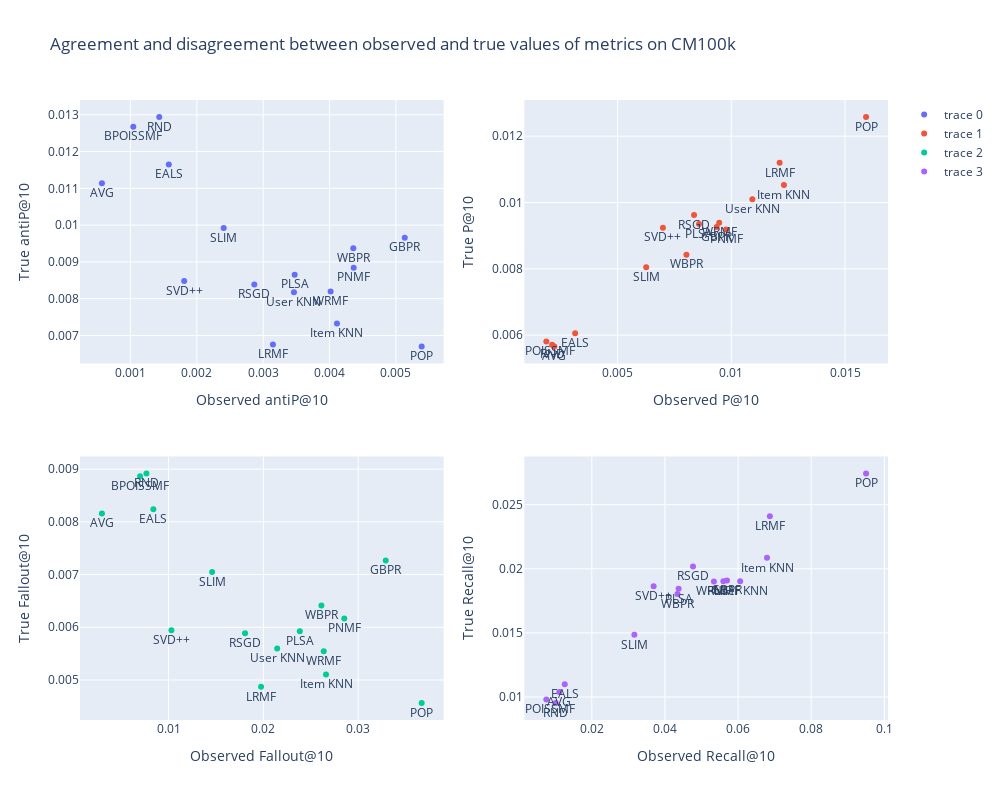

Notebook source saved alongside this figure:
### Code cell
fig = make_subplots(rows=2, cols=2)

fig.add_trace(
    go.Scatter(
        x=cm100k_obs['antiprecision'].values,
        y=cm100k_true['antiprecision'].values,
        mode="markers+text",
        text=cm100k_obs['algorithm_nick'],
        textposition="bottom center"
    ),
    row=1, col=1
)

fig.add_trace(
    go.Scatter(
        x=cm100k_obs['precision'].values,
        y=cm100k_true['precision'].values,
        mode="markers+text",
        text=cm100k_obs['algorithm_nick'],
        textposition="bottom center"
    ),
    row=1, col=2
)

fig.add_trace(
    go.Scatter(
        x=cm100k_obs['fallout'].values,
        y=cm100k_true['fallout'].values,
        mode="markers+text",
        text=cm100k_obs['algorithm_nick'],
        textposition="bottom center"
    ),
    row=2, col=1
)

fig.add_trace(
    go.Scatter(
        x=cm100k_obs['recall'].values,
        y=cm100k_true['recall'].values,
        mode="markers+text",
        text=cm100k_obs['algorithm_nick'],
        textposition="bottom center"
    ),
    row=2, col=2
)


# Update xaxis properties
fig.update_xaxes(title_text="Observed antiP@10", row=1, col=1)
fig.update_xaxes(title_text="Observed P@10", row=1, col=2)
fig.update_xaxes(title_text="Observed Fallout@10", row=2, col=1)
fig.update_xaxes(title_text="Observed Recall@10", row=2, col=2)

# Update yaxis properties
fig.update_yaxes(title_text="True antiP@10", row=1, col=1)
fig.update_yaxes(title_text="True P@10", row=1, col=2)
fig.update_yaxes(title_text="True Fallout@10", row=2, col=1)
fig.update_yaxes(title_text="True Recall@10", row=2, col=2)



fig.update_layout(height=800, width=1000, title_text="Agreement and disagreement between observed and true values of metrics on CM100k")

fig.show()

### Figure 1 — Plotly figure (JSON) as saved in the notebook; plotly's stock layout.template omitted (floating-point values rounded to 4 significant figures)
{"data": [{"mode": "markers+text", "text": ["POP", "Item KNN", "LRMF", "RND", "SLIM", "SVD++", "RSGD", "User KNN", "AVG", "PNMF", "EALS", "GBPR", "PLSA", "BPOISSMF", "WRMF", "WBPR"], "textposition": "bottom center", "type": "scatter", "x": [0.005389, 0.004112, 0.003147, 0.001432, 0.002405, 0.001809, 0.002866, 0.003464, 0.0005683, 0.004364, 0.001577, 0.005134, 0.003475, 0.001041, 0.004017, 0.004358], "xaxis": "x", "y": [0.006698, 0.007324, 0.006755, 0.01294, 0.009924, 0.008482, 0.008387, 0.008178, 0.01114, 0.008843, 0.01165, 0.009658, 0.008653, 0.01268, 0.008197, 0.009374], "yaxis": "y"}, {"mode": "markers+text", "text": ["POP", "Item KNN", "LRMF", "RND", "SLIM", "SVD++", "RSGD", "User KNN", "AVG", "PNMF", "EALS", "GBPR", "PLSA", "BPOISSMF", "WRMF", "WBPR"], "textposition": "bottom center", "type": "scatter", "x": [0.01593, 0.01231, 0.01212, 0.00212, 0.006256, 0.006992, 0.008361, 0.01092, 0.002215, 0.00977, 0.003132, 0.009355, 0.00858, 0.001864, 0.009466, 0.008026], "xaxis": "x2", "y": [0.01258, 0.01053, 0.0112, 0.005712, 0.008046, 0.009241, 0.00962, 0.01009, 0.005655, 0.009184, 0.006053, 0.00926, 0.009355, 0.005806, 0.009393, 0.008425], "yaxis": "y2"}, {"mode": "markers+text", "text": ["POP", "Item KNN", "LRMF", "RND", "SLIM", "SVD++", "RSGD", "User KNN", "AVG", "PNMF", "EALS", "GBPR", "PLSA", "BPOISSMF", "WRMF", "WBPR"], "textposition": "bottom center", "type": "scatter", "x": [0.03669, 0.0266, 0.01976, 0.00767, 0.01459, 0.0103, 0.01807, 0.02145, 0.002976, 0.02853, 0.008398, 0.0329, 0.02384, 0.006998, 0.02636, 0.02612], "xaxis": "x3", "y": [0.004562, 0.005102, 0.00487, 0.008918, 0.00705, 0.005944, 0.005887, 0.005598, 0.008159, 0.006165, 0.008237, 0.007266, 0.005923, 0.008863, 0.005547, 0.006412], "yaxis": "y3"}, {"mode": "markers+text", "text": ["POP", "Item KNN", "LRMF", "RND", "SLIM", "SVD++", "RSGD", "User KNN", "AVG", "PNMF", "EALS", "GBPR", "PLSA", "BPOISSMF", "WRMF", "WBPR"], "textposition": "bottom center", "type": "scatter", "x": [0.095, 0.06792, 0.0687, 0.01013, 0.03165, 0.03691, 0.04768, 0.06058, 0.01111, 0.05598, 0.01261, 0.05697, 0.04375, 0.007568, 0.05339, 0.04344], "xaxis": "x4", "y": [0.02744, 0.02086, 0.0241, 0.009527, 0.01485, 0.01864, 0.02017, 0.01902, 0.01039, 0.01903, 0.011, 0.01909, 0.01844, 0.009815, 0.019, 0.01803], "yaxis": "y4"}], "layout": {"height": 800, "title": {"text": "Agreement and disagreement between observed and true values of metrics on CM100k"}, "width": 1000, "xaxis": {"anchor": "y", "domain": [0, 0.45], "title": {"text": "Observed antiP@10"}}, "xaxis2": {"anchor": "y2", "domain": [0.55, 1], "title": {"text": "Observed P@10"}}, "xaxis3": {"anchor": "y3", "domain": [0, 0.45], "title": {"text": "Observed Fallout@10"}}, "xaxis4": {"anchor": "y4", "domain": [0.55, 1], "title": {"text": "Observed Recall@10"}}, "yaxis": {"anchor": "x", "domain": [0.575, 1], "title": {"text": "True antiP@10"}}, "yaxis2": {"anchor": "x2", "domain": [0.575, 1], "title": {"text": "True P@10"}}, "yaxis3": {"anchor": "x3", "domain": [0, 0.425], "title": {"text": "True Fallout@10"}}, "yaxis4": {"anchor": "x4", "domain": [0, 0.425], "title": {"text": "True Recall@10"}}}}
